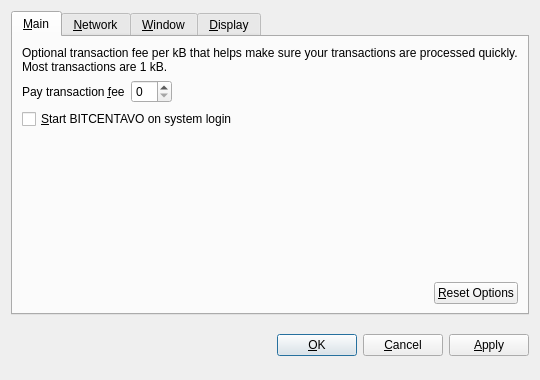
<?xml version="1.0" encoding="UTF-8"?>
<ui version="4.0">
 <class>OptionsDialog</class>
 <widget class="QDialog" name="OptionsDialog">
  <property name="geometry">
   <rect>
    <x>0</x>
    <y>0</y>
    <width>540</width>
    <height>380</height>
   </rect>
  </property>
  <property name="windowTitle">
   <string>Options</string>
  </property>
  <property name="modal">
   <bool>true</bool>
  </property>
  <layout class="QVBoxLayout" name="verticalLayout">
   <item>
    <widget class="QTabWidget" name="tabWidget">
     <property name="tabPosition">
      <enum>QTabWidget::North</enum>
     </property>
     <property name="currentIndex">
      <number>0</number>
     </property>
     <widget class="QWidget" name="tabMain">
      <attribute name="title">
       <string>&amp;Main</string>
      </attribute>
      <layout class="QVBoxLayout" name="verticalLayout_Main">
       <item>
        <widget class="QLabel" name="transactionFeeInfoLabel">
         <property name="text">
          <string>Optional transaction fee per kB that helps make sure your transactions are processed quickly. Most transactions are 1 kB.</string>
         </property>
         <property name="textFormat">
          <enum>Qt::PlainText</enum>
         </property>
         <property name="wordWrap">
          <bool>true</bool>
         </property>
        </widget>
       </item>
       <item>
        <layout class="QHBoxLayout" name="horizontalLayout_1_Main">
         <item>
          <widget class="QLabel" name="transactionFeeLabel">
           <property name="text">
            <string>Pay transaction &amp;fee</string>
           </property>
           <property name="textFormat">
            <enum>Qt::PlainText</enum>
           </property>
           <property name="buddy">
            <cstring>transactionFee</cstring>
           </property>
          </widget>
         </item>
         <item>
          <widget class="BitcoinAmountField" name="transactionFee"/>
         </item>
         <item>
          <spacer name="horizontalSpacer_1_Main">
           <property name="orientation">
            <enum>Qt::Horizontal</enum>
           </property>
           <property name="sizeHint" stdset="0">
            <size>
             <width>40</width>
             <height>20</height>
            </size>
           </property>
          </spacer>
         </item>
        </layout>
       </item>
       <item>
        <widget class="QCheckBox" name="bitcoinAtStartup">
         <property name="toolTip">
          <string>Automatically start BITCENTAVO after logging in to the system.</string>
         </property>
         <property name="text">
          <string>&amp;Start BITCENTAVO on system login</string>
         </property>
        </widget>
       </item>
       <item>
        <spacer name="verticalSpacer_Main">
         <property name="orientation">
          <enum>Qt::Vertical</enum>
         </property>
         <property name="sizeHint" stdset="0">
          <size>
           <width>20</width>
           <height>40</height>
          </size>
         </property>
        </spacer>
       </item>
       <item>
        <layout class="QHBoxLayout" name="horizontalLayout_2_Main">
         <item>
          <spacer name="horizontalSpacer_2_Main">
           <property name="orientation">
            <enum>Qt::Horizontal</enum>
           </property>
           <property name="sizeHint" stdset="0">
            <size>
             <width>40</width>
             <height>20</height>
            </size>
           </property>
          </spacer>
         </item>
         <item>
          <widget class="QPushButton" name="resetButton">
           <property name="toolTip">
            <string>Reset all client options to default.</string>
           </property>
           <property name="text">
            <string>&amp;Reset Options</string>
           </property>
           <property name="autoDefault">
            <bool>false</bool>
           </property>
          </widget>
         </item>
        </layout>
       </item>
      </layout>
     </widget>
     <widget class="QWidget" name="tabNetwork">
      <attribute name="title">
       <string>&amp;Network</string>
      </attribute>
      <layout class="QVBoxLayout" name="verticalLayout_Network">
       <item>
        <widget class="QCheckBox" name="mapPortUpnp">
         <property name="toolTip">
          <string>Automatically open the BITCENTAVO client port on the router. This only works when your router supports UPnP and it is enabled.</string>
         </property>
         <property name="text">
          <string>Map port using &amp;UPnP</string>
         </property>
        </widget>
       </item>
       <item>
        <widget class="QCheckBox" name="connectSocks">
         <property name="toolTip">
          <string>Connect to the BITCENTAVO network through a SOCKS proxy (e.g. when connecting through Tor).</string>
         </property>
         <property name="text">
          <string>&amp;Connect through SOCKS proxy:</string>
         </property>
        </widget>
       </item>
       <item>
        <layout class="QHBoxLayout" name="horizontalLayout_Network">
         <item>
          <widget class="QLabel" name="proxyIpLabel">
           <property name="text">
            <string>Proxy &amp;IP:</string>
           </property>
           <property name="textFormat">
            <enum>Qt::PlainText</enum>
           </property>
           <property name="buddy">
            <cstring>proxyIp</cstring>
           </property>
          </widget>
         </item>
         <item>
          <widget class="QValidatedLineEdit" name="proxyIp">
           <property name="maximumSize">
            <size>
             <width>140</width>
             <height>16777215</height>
            </size>
           </property>
           <property name="toolTip">
            <string>IP address of the proxy (e.g. 127.0.0.1)</string>
           </property>
          </widget>
         </item>
         <item>
          <widget class="QLabel" name="proxyPortLabel">
           <property name="text">
            <string>&amp;Port:</string>
           </property>
           <property name="textFormat">
            <enum>Qt::PlainText</enum>
           </property>
           <property name="buddy">
            <cstring>proxyPort</cstring>
           </property>
          </widget>
         </item>
         <item>
          <widget class="QLineEdit" name="proxyPort">
           <property name="maximumSize">
            <size>
             <width>55</width>
             <height>16777215</height>
            </size>
           </property>
           <property name="toolTip">
            <string>Port of the proxy (e.g. 9050)</string>
           </property>
          </widget>
         </item>
         <item>
          <widget class="QLabel" name="socksVersionLabel">
           <property name="text">
            <string>SOCKS &amp;Version:</string>
           </property>
           <property name="textFormat">
            <enum>Qt::PlainText</enum>
           </property>
           <property name="buddy">
            <cstring>socksVersion</cstring>
           </property>
          </widget>
         </item>
         <item>
          <widget class="QValueComboBox" name="socksVersion">
           <property name="toolTip">
            <string>SOCKS version of the proxy (e.g. 5)</string>
           </property>
          </widget>
         </item>
         <item>
          <spacer name="horizontalSpacer_Network">
           <property name="orientation">
            <enum>Qt::Horizontal</enum>
           </property>
           <property name="sizeHint" stdset="0">
            <size>
             <width>40</width>
             <height>20</height>
            </size>
           </property>
          </spacer>
         </item>
        </layout>
       </item>
       <item>
        <spacer name="verticalSpacer_Network">
         <property name="orientation">
          <enum>Qt::Vertical</enum>
         </property>
         <property name="sizeHint" stdset="0">
          <size>
           <width>20</width>
           <height>40</height>
          </size>
         </property>
        </spacer>
       </item>
      </layout>
     </widget>
     <widget class="QWidget" name="tabWindow">
      <attribute name="title">
       <string>&amp;Window</string>
      </attribute>
      <layout class="QVBoxLayout" name="verticalLayout_Window">
       <item>
        <widget class="QCheckBox" name="minimizeToTray">
         <property name="toolTip">
          <string>Show only a tray icon after minimizing the window.</string>
         </property>
         <property name="text">
          <string>&amp;Minimize to the tray instead of the taskbar</string>
         </property>
        </widget>
       </item>
       <item>
        <widget class="QCheckBox" name="minimizeOnClose">
         <property name="toolTip">
          <string>Minimize instead of exit the application when the window is closed. When this option is enabled, the application will be closed only after selecting Quit in the menu.</string>
         </property>
         <property name="text">
          <string>M&amp;inimize on close</string>
         </property>
        </widget>
       </item>
       <item>
        <spacer name="verticalSpacer_Window">
         <property name="orientation">
          <enum>Qt::Vertical</enum>
         </property>
         <property name="sizeHint" stdset="0">
          <size>
           <width>20</width>
           <height>40</height>
          </size>
         </property>
        </spacer>
       </item>
      </layout>
     </widget>
     <widget class="QWidget" name="tabDisplay">
      <attribute name="title">
       <string>&amp;Display</string>
      </attribute>
      <layout class="QVBoxLayout" name="verticalLayout_Display">
       <item>
        <layout class="QHBoxLayout" name="horizontalLayout_1_Display">
         <item>
          <widget class="QLabel" name="langLabel">
           <property name="text">
            <string>User Interface &amp;language:</string>
           </property>
           <property name="textFormat">
            <enum>Qt::PlainText</enum>
           </property>
           <property name="buddy">
            <cstring>lang</cstring>
           </property>
          </widget>
         </item>
         <item>
          <widget class="QValueComboBox" name="lang">
           <property name="toolTip">
            <string>The user interface language can be set here. This setting will take effect after restarting BITCENTAVO.</string>
           </property>
          </widget>
         </item>
        </layout>
       </item>
       <item>
        <layout class="QHBoxLayout" name="horizontalLayout_2_Display">
         <item>
          <widget class="QLabel" name="unitLabel">
           <property name="text">
            <string>&amp;Unit to show amounts in:</string>
           </property>
           <property name="textFormat">
            <enum>Qt::PlainText</enum>
           </property>
           <property name="buddy">
            <cstring>unit</cstring>
           </property>
          </widget>
         </item>
         <item>
          <widget class="QValueComboBox" name="unit">
           <property name="toolTip">
            <string>Choose the default subdivision unit to show in the interface and when sending coins.</string>
           </property>
          </widget>
         </item>
        </layout>
       </item>
       <item>
        <widget class="QCheckBox" name="displayAddresses">
         <property name="toolTip">
          <string>Whether to show BITCENTAVO addresses in the transaction list or not.</string>
         </property>
         <property name="text">
          <string>&amp;Display addresses in transaction list</string>
         </property>
        </widget>
       </item>
       <item>
        <spacer name="verticalSpacer_Display">
         <property name="orientation">
          <enum>Qt::Vertical</enum>
         </property>
         <property name="sizeHint" stdset="0">
          <size>
           <width>20</width>
           <height>40</height>
          </size>
         </property>
        </spacer>
       </item>
      </layout>
     </widget>
    </widget>
   </item>
   <item>
    <layout class="QHBoxLayout" name="horizontalLayout_Buttons">
     <item>
      <spacer name="horizontalSpacer_1">
       <property name="orientation">
        <enum>Qt::Horizontal</enum>
       </property>
       <property name="sizeHint" stdset="0">
        <size>
         <width>40</width>
         <height>48</height>
        </size>
       </property>
      </spacer>
     </item>
     <item>
      <widget class="QLabel" name="statusLabel">
       <property name="font">
        <font>
         <weight>75</weight>
         <bold>true</bold>
        </font>
       </property>
       <property name="text">
        <string/>
       </property>
       <property name="textFormat">
        <enum>Qt::PlainText</enum>
       </property>
       <property name="wordWrap">
        <bool>true</bool>
       </property>
      </widget>
     </item>
     <item>
      <spacer name="horizontalSpacer_2">
       <property name="orientation">
        <enum>Qt::Horizontal</enum>
       </property>
       <property name="sizeHint" stdset="0">
        <size>
         <width>40</width>
         <height>48</height>
        </size>
       </property>
      </spacer>
     </item>
     <item>
      <widget class="QPushButton" name="okButton">
       <property name="text">
        <string>&amp;OK</string>
       </property>
      </widget>
     </item>
     <item>
      <widget class="QPushButton" name="cancelButton">
       <property name="text">
        <string>&amp;Cancel</string>
       </property>
       <property name="autoDefault">
        <bool>false</bool>
       </property>
      </widget>
     </item>
     <item>
      <widget class="QPushButton" name="applyButton">
       <property name="text">
        <string>&amp;Apply</string>
       </property>
       <property name="autoDefault">
        <bool>false</bool>
       </property>
      </widget>
     </item>
    </layout>
   </item>
  </layout>
 </widget>
 <customwidgets>
  <customwidget>
   <class>BitcoinAmountField</class>
   <extends>QSpinBox</extends>
   <header>bitcoinamountfield.h</header>
  </customwidget>
  <customwidget>
   <class>QValueComboBox</class>
   <extends>QComboBox</extends>
   <header>qvaluecombobox.h</header>
  </customwidget>
  <customwidget>
   <class>QValidatedLineEdit</class>
   <extends>QLineEdit</extends>
   <header>qvalidatedlineedit.h</header>
  </customwidget>
 </customwidgets>
 <resources/>
 <connections/>
</ui>
